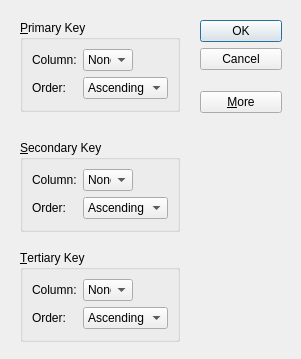
<?xml version="1.0" encoding="UTF-8"?>
<ui version="4.0">
 <class>SortDialog</class>
 <widget class="QDialog" name="SortDialog">
  <property name="geometry">
   <rect>
    <x>0</x>
    <y>0</y>
    <width>301</width>
    <height>359</height>
   </rect>
  </property>
  <property name="windowTitle">
   <string>Sort</string>
  </property>
  <widget class="QGroupBox" name="primaryGroup">
   <property name="geometry">
    <rect>
     <x>20</x>
     <y>20</y>
     <width>160</width>
     <height>92</height>
    </rect>
   </property>
   <property name="title">
    <string>&amp;Primary Key</string>
   </property>
   <layout class="QGridLayout" name="gridLayout">
    <item row="0" column="0">
     <widget class="QLabel" name="label">
      <property name="text">
       <string>Column:</string>
      </property>
     </widget>
    </item>
    <item row="0" column="1">
     <widget class="QComboBox" name="primaryColumnCombo">
      <item>
       <property name="text">
        <string>None</string>
       </property>
      </item>
     </widget>
    </item>
    <item row="0" column="2">
     <spacer name="horizontalSpacer">
      <property name="orientation">
       <enum>Qt::Horizontal</enum>
      </property>
      <property name="sizeHint" stdset="0">
       <size>
        <width>23</width>
        <height>20</height>
       </size>
      </property>
     </spacer>
    </item>
    <item row="1" column="0">
     <widget class="QLabel" name="label_2">
      <property name="text">
       <string>Order:</string>
      </property>
     </widget>
    </item>
    <item row="1" column="1" colspan="2">
     <widget class="QComboBox" name="primaryOrderCombo">
      <item>
       <property name="text">
        <string>Ascending</string>
       </property>
      </item>
      <item>
       <property name="text">
        <string>Descending</string>
       </property>
      </item>
     </widget>
    </item>
   </layout>
  </widget>
  <widget class="QGroupBox" name="secondaryGroup">
   <property name="geometry">
    <rect>
     <x>20</x>
     <y>140</y>
     <width>160</width>
     <height>92</height>
    </rect>
   </property>
   <property name="title">
    <string>&amp;Secondary Key</string>
   </property>
   <layout class="QGridLayout" name="gridLayout_2">
    <item row="0" column="0">
     <widget class="QLabel" name="label_3">
      <property name="text">
       <string>Column:</string>
      </property>
     </widget>
    </item>
    <item row="0" column="1">
     <widget class="QComboBox" name="secondaryColumncombo">
      <item>
       <property name="text">
        <string>None</string>
       </property>
      </item>
     </widget>
    </item>
    <item row="0" column="2">
     <spacer name="horizontalSpacer_2">
      <property name="orientation">
       <enum>Qt::Horizontal</enum>
      </property>
      <property name="sizeHint" stdset="0">
       <size>
        <width>23</width>
        <height>20</height>
       </size>
      </property>
     </spacer>
    </item>
    <item row="1" column="0">
     <widget class="QLabel" name="label_4">
      <property name="text">
       <string>Order:</string>
      </property>
     </widget>
    </item>
    <item row="1" column="1" colspan="2">
     <widget class="QComboBox" name="secondaryOrderCombo">
      <item>
       <property name="text">
        <string>Ascending</string>
       </property>
      </item>
      <item>
       <property name="text">
        <string>Descending</string>
       </property>
      </item>
     </widget>
    </item>
   </layout>
  </widget>
  <widget class="QGroupBox" name="tertiaryGroup">
   <property name="geometry">
    <rect>
     <x>20</x>
     <y>250</y>
     <width>160</width>
     <height>92</height>
    </rect>
   </property>
   <property name="title">
    <string>&amp;Tertiary Key</string>
   </property>
   <layout class="QGridLayout" name="gridLayout_3">
    <item row="0" column="0">
     <widget class="QLabel" name="label_5">
      <property name="text">
       <string>Column:</string>
      </property>
     </widget>
    </item>
    <item row="0" column="1">
     <widget class="QComboBox" name="tertiaryColumnCombo">
      <item>
       <property name="text">
        <string>None</string>
       </property>
      </item>
     </widget>
    </item>
    <item row="0" column="2">
     <spacer name="horizontalSpacer_3">
      <property name="orientation">
       <enum>Qt::Horizontal</enum>
      </property>
      <property name="sizeHint" stdset="0">
       <size>
        <width>23</width>
        <height>20</height>
       </size>
      </property>
     </spacer>
    </item>
    <item row="1" column="0">
     <widget class="QLabel" name="label_6">
      <property name="text">
       <string>Order:</string>
      </property>
     </widget>
    </item>
    <item row="1" column="1" colspan="2">
     <widget class="QComboBox" name="tertiaryOrderCombo">
      <item>
       <property name="text">
        <string>Ascending</string>
       </property>
      </item>
      <item>
       <property name="text">
        <string>Descending</string>
       </property>
      </item>
     </widget>
    </item>
   </layout>
  </widget>
  <widget class="QWidget" name="layoutWidget">
   <property name="geometry">
    <rect>
     <x>200</x>
     <y>20</y>
     <width>82</width>
     <height>93</height>
    </rect>
   </property>
   <layout class="QVBoxLayout" name="verticalLayout">
    <item>
     <widget class="QPushButton" name="okButton">
      <property name="text">
       <string>OK</string>
      </property>
     </widget>
    </item>
    <item>
     <widget class="QPushButton" name="cancelButton">
      <property name="text">
       <string>Cancel</string>
      </property>
     </widget>
    </item>
    <item>
     <spacer name="verticalSpacer">
      <property name="orientation">
       <enum>Qt::Vertical</enum>
      </property>
      <property name="sizeHint" stdset="0">
       <size>
        <width>20</width>
        <height>13</height>
       </size>
      </property>
     </spacer>
    </item>
    <item>
     <widget class="QPushButton" name="moreButton">
      <property name="text">
       <string>&amp;More</string>
      </property>
      <property name="checkable">
       <bool>true</bool>
      </property>
     </widget>
    </item>
   </layout>
  </widget>
 </widget>
 <tabstops>
  <tabstop>primaryColumnCombo</tabstop>
  <tabstop>primaryOrderCombo</tabstop>
  <tabstop>secondaryColumncombo</tabstop>
  <tabstop>secondaryOrderCombo</tabstop>
  <tabstop>tertiaryColumnCombo</tabstop>
  <tabstop>tertiaryOrderCombo</tabstop>
  <tabstop>okButton</tabstop>
  <tabstop>cancelButton</tabstop>
  <tabstop>moreButton</tabstop>
 </tabstops>
 <resources/>
 <connections>
  <connection>
   <sender>okButton</sender>
   <signal>clicked()</signal>
   <receiver>SortDialog</receiver>
   <slot>accept()</slot>
   <hints>
    <hint type="sourcelabel">
     <x>239</x>
     <y>25</y>
    </hint>
    <hint type="destinationlabel">
     <x>240</x>
     <y>136</y>
    </hint>
   </hints>
  </connection>
  <connection>
   <sender>cancelButton</sender>
   <signal>clicked()</signal>
   <receiver>SortDialog</receiver>
   <slot>reject()</slot>
   <hints>
    <hint type="sourcelabel">
     <x>266</x>
     <y>59</y>
    </hint>
    <hint type="destinationlabel">
     <x>266</x>
     <y>173</y>
    </hint>
   </hints>
  </connection>
  <connection>
   <sender>moreButton</sender>
   <signal>toggled(bool)</signal>
   <receiver>secondaryGroup</receiver>
   <slot>setVisible(bool)</slot>
   <hints>
    <hint type="sourcelabel">
     <x>213</x>
     <y>109</y>
    </hint>
    <hint type="destinationlabel">
     <x>159</x>
     <y>164</y>
    </hint>
   </hints>
  </connection>
  <connection>
   <sender>moreButton</sender>
   <signal>toggled(bool)</signal>
   <receiver>tertiaryGroup</receiver>
   <slot>setVisible(bool)</slot>
   <hints>
    <hint type="sourcelabel">
     <x>227</x>
     <y>103</y>
    </hint>
    <hint type="destinationlabel">
     <x>157</x>
     <y>271</y>
    </hint>
   </hints>
  </connection>
 </connections>
</ui>
